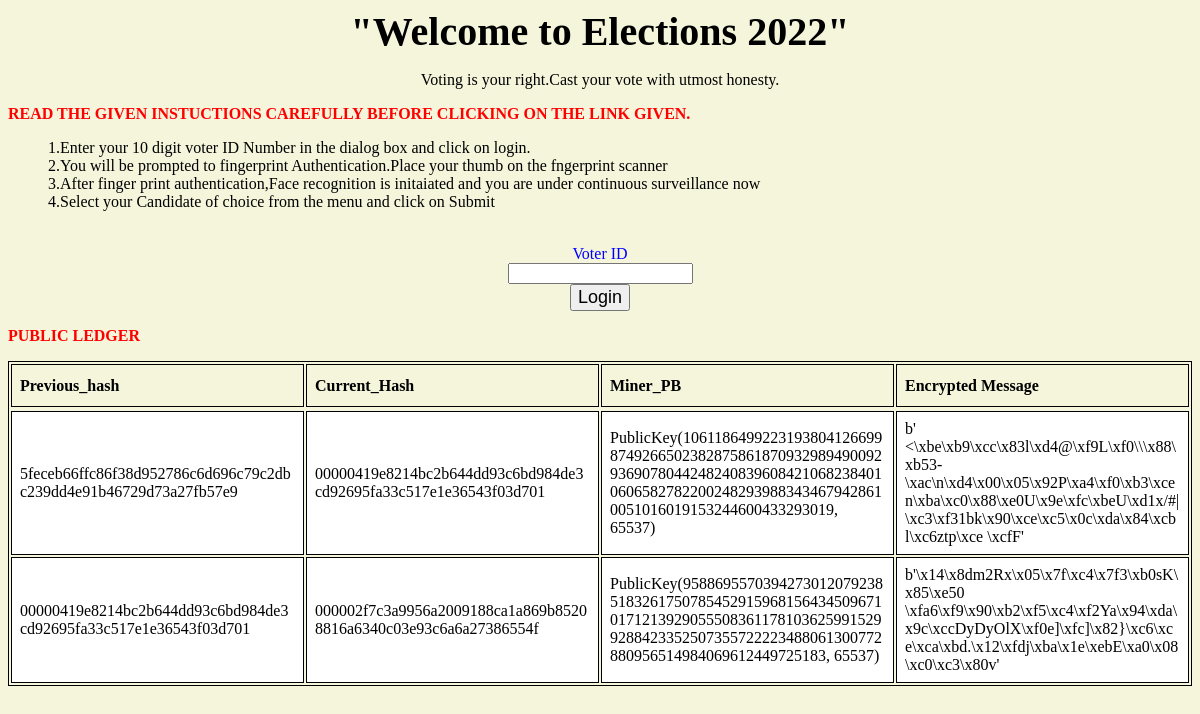
Before: / with the older database file.
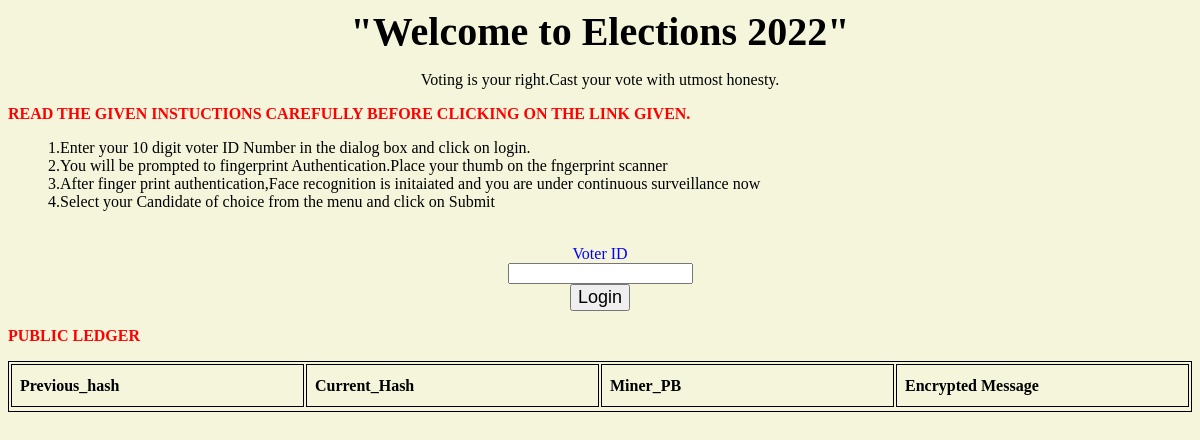
After: the same page with the newer database file.
### tables this page shows
CREATE TABLE remote_ledger_copy(Previous_hash CHAR NOT NULL,Current_Hash CHAR NOT NULL,Voter_PB CHAR NOT NULL,Miner_PB CHAR NOT NULL);

### app.py (the view)
@app.route('/')
def home():
    con = sqlite3.connect("mini_pro.db")
    curr = con.cursor()
    message = ""
    curr.execute("SELECT * FROM remote_ledger_copy")
    data = curr.fetchall()
    listt = []
    for i in data:
        listt.append(i)
    return render_template('Page_1.html',public_ledger = listt)

### templates/Page_1.html (shortened to what this page needs)
<!DOCTYPE html>
<html lang="en">
<head>
  <link rel="stylesheet" href="styles.css">
</head>
<body>
  <body style="background-color:beige;">
    <div class="First">
      <center>"Welcome to Elections 2022"</center>
    </div>
    <P><center>Voting is your right.Cast your vote with utmost honesty.</center></P>
    <p class="call"><em>Read the given instuctions carefully before clicking on the link given.</em></p>
    <section>
    <ul>
      1.Enter your 10 digit voter ID Number in the dialog box and click on login.<br>
      2.You will be prompted to fingerprint Authentication.Place your thumb on the fngerprint scanner<br>
      3.After finger print authentication,Face recognition is initaiated and you are under continuous surveillance now<br>
      4.Select your Candidate of choice from the menu and click on Submit<br>
    </ul></section>
  <form method = "post" action = "http://localhost:5000/page_2">
    <br>
    <center><label>Voter ID</label></center></center>
    <center><input type="text" id="myMessage" name = "u"></center>
    <center><button id="Login">Login</button></center>
  </form>
  <p class="call"><em>Public ledger</em></p>
  <table style="width:100%">
    <tr>
      <th>Previous_hash </th>
      <th>Current_Hash </th>
      <th>Miner_PB </th>
      <th>Encrypted Message</th>
    </tr>
    <tr>
      {% for item in public_ledger %}
        <tr>
          {% for i in item %}
            <td>{{i}}</td>
          {%endfor%}
        </tr>
      {% endfor %}
    </tr>
  </table>
</body>
</html>

### templates/styles.css (style rules this page uses)
table, th, td { border: 10px solid black; }
body { background-color: powderblue; }
label { color: blue; }
p { color: red; }

### templates/Page_1.html (style rules this page uses)
table, th, td { border: 1px solid black; }
body { font-family: verdana; }
.First { font-size:250%; position: relative; font-weight: bolder; }
em { font-style: normal; font-size: 100%; text-transform: uppercase; font-weight: bold; }
section { font-size:100%; font-family: Verdana; }
form { width: 300px; margin: 0 auto; }
td, th { border: 1px solid #dddddd; text-align: left; padding: 8px; }
th { border: 1px solid black; padding: 8px; height:25px; width:100px; max-width:100px; }
button { font-size:large }

Changed rows visible on the page:
removed remote_ledger_copy: Previous_hash "5feceb66ffc86f38d952786c6d696c79c2dbc239dd4e91b46729d73a27fb57e9", Current_Hash "00000419e8214bc2b644dd93c6bd984de3cd92695fa33c517e1e36543f03d701", Voter_PB "PublicKey(10611864992231938041266998749266502382875861870932989490092936907804424824083960842106823840106065827822002482939883434679428610051016019153244600433293019, 65537)", Miner_PB "b' <\\xbe\\xb9\\xcc\\x83l\\xd4@\\xf9L\\xf0\\\\\\x88\\xb53-\\xac\\n\\xd4\\x00\\x05\\x92P\\xa4\\xf0\\xb3\\xcen\\xba\\xc0\\x88\\xe0U\\x9e\\xfc\\xbeU\\xd1x/#|\\xc3\\xf31bk\\x90\\xce\\xc5\\x0c\\xda\\x84\\xcbl\\xc6ztp\\xce \\xcfF'"
removed remote_ledger_copy: Previous_hash "00000419e8214bc2b644dd93c6bd984de3cd92695fa33c517e1e36543f03d701", Current_Hash "000002f7c3a9956a2009188ca1a869b85208816a6340c03e93c6a6a27386554f", Voter_PB "PublicKey(9588695570394273012079238518326175078545291596815643450967101712139290555083611781036259915299288423352507355722223488061300772880956514984069612449725183, 65537)", Miner_PB "b'\\x14\\x8dm2Rx\\x05\\x7f\\xc4\\x7f3\\xb0sK\\x85\\xe50 \\xfa6\\xf9\\x90\\xb2\\xf5\\xc4\\xf2Ya\\x94\\xda\\x9c\\xccDyDyOlX\\xf0e]\\xfc]\\x82}\\xc6\\xce\\xca\\xbd.\\x12\\xfdj\\xba\\x1e\\xebE\\xa0\\x08\\xc0\\xc3\\x80v'"
